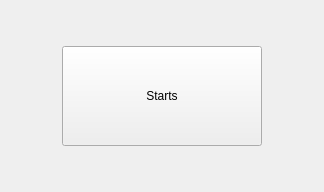
<?xml version="1.0" encoding="UTF-8"?>
<ui version="4.0">
 <class>local_guiDlg</class>
 <widget class="QWidget" name="local_guiDlg">
  <property name="geometry">
   <rect>
    <x>0</x>
    <y>0</y>
    <width>324</width>
    <height>192</height>
   </rect>
  </property>
  <property name="windowTitle">
   <string>Path follower</string>
  </property>
  <layout class="QVBoxLayout" name="verticalLayout">
   <item>
    <layout class="QHBoxLayout" name="horizontalLayout">
     <item>
      <spacer name="horizontalSpacer">
       <property name="orientation">
        <enum>Qt::Horizontal</enum>
       </property>
       <property name="sizeHint" stdset="0">
        <size>
         <width>40</width>
         <height>20</height>
        </size>
       </property>
      </spacer>
     </item>
     <item>
      <widget class="QPushButton" name="startButton">
       <property name="sizePolicy">
        <sizepolicy hsizetype="Maximum" vsizetype="Maximum">
         <horstretch>0</horstretch>
         <verstretch>0</verstretch>
        </sizepolicy>
       </property>
       <property name="minimumSize">
        <size>
         <width>200</width>
         <height>100</height>
        </size>
       </property>
       <property name="text">
        <string>Starts</string>
       </property>
      </widget>
     </item>
     <item>
      <spacer name="horizontalSpacer_2">
       <property name="orientation">
        <enum>Qt::Horizontal</enum>
       </property>
       <property name="sizeHint" stdset="0">
        <size>
         <width>40</width>
         <height>20</height>
        </size>
       </property>
      </spacer>
     </item>
    </layout>
   </item>
  </layout>
 </widget>
 <resources/>
 <connections/>
</ui>
